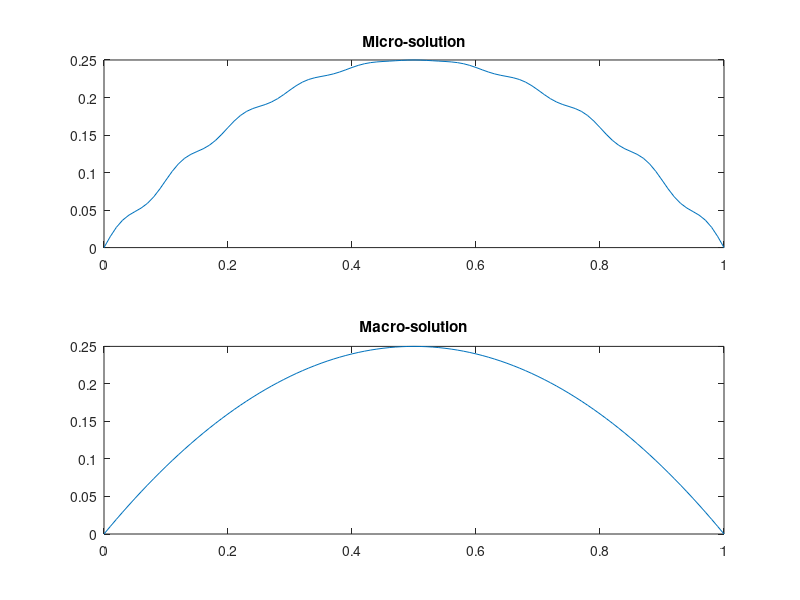

Write MATLAB code to recreate this figure.
x=0:0.01:1;
eps=10e-2;
fun=@(x) x-x.^2 + eps*(sin(2*pi.*x/eps)/(4*pi)-sin(2*pi.*x/eps).*x./(2*pi)-cos(2*pi.*x/eps)*eps/(4*pi.^2)+eps/(4*pi.^2));
fun_ex=@(x) x-x.^2;
y = fun(x);
y_ex = fun_ex(x);
figure
subplot(2,1,1)
plot(x,y);
title(['Micro-solution'])
subplot(2,1,2)
plot(x,y_ex);
title(['Macro-solution'])